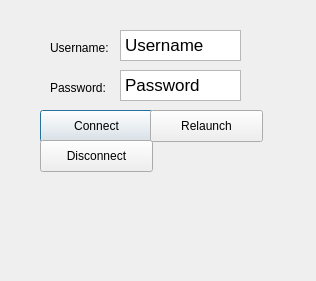
<?xml version="1.0" encoding="UTF-8"?>
<ui version="4.0">
 <class>Dialog</class>
 <widget class="QDialog" name="Dialog">
  <property name="geometry">
   <rect>
    <x>0</x>
    <y>0</y>
    <width>316</width>
    <height>281</height>
   </rect>
  </property>
  <property name="windowTitle">
   <string>Dialog</string>
  </property>
  <widget class="QTextEdit" name="userTextbox">
   <property name="geometry">
    <rect>
     <x>120</x>
     <y>30</y>
     <width>121</width>
     <height>31</height>
    </rect>
   </property>
   <property name="html">
    <string>&lt;!DOCTYPE HTML PUBLIC &quot;-//W3C//DTD HTML 4.0//EN&quot; &quot;http://www.w3.org/TR/REC-html40/strict.dtd&quot;&gt;
&lt;html&gt;&lt;head&gt;&lt;meta name=&quot;qrichtext&quot; content=&quot;1&quot; /&gt;&lt;style type=&quot;text/css&quot;&gt;
p, li { white-space: pre-wrap; }
&lt;/style&gt;&lt;/head&gt;&lt;body style=&quot; font-family:'.SF NS Text'; font-size:13pt; font-weight:400; font-style:normal;&quot;&gt;
&lt;p style=&quot; margin-top:0px; margin-bottom:0px; margin-left:0px; margin-right:0px; -qt-block-indent:0; text-indent:0px;&quot;&gt;Username&lt;/p&gt;&lt;/body&gt;&lt;/html&gt;</string>
   </property>
  </widget>
  <widget class="QTextEdit" name="passwordTextbox">
   <property name="geometry">
    <rect>
     <x>120</x>
     <y>70</y>
     <width>121</width>
     <height>31</height>
    </rect>
   </property>
   <property name="html">
    <string>&lt;!DOCTYPE HTML PUBLIC &quot;-//W3C//DTD HTML 4.0//EN&quot; &quot;http://www.w3.org/TR/REC-html40/strict.dtd&quot;&gt;
&lt;html&gt;&lt;head&gt;&lt;meta name=&quot;qrichtext&quot; content=&quot;1&quot; /&gt;&lt;style type=&quot;text/css&quot;&gt;
p, li { white-space: pre-wrap; }
&lt;/style&gt;&lt;/head&gt;&lt;body style=&quot; font-family:'.SF NS Text'; font-size:13pt; font-weight:400; font-style:normal;&quot;&gt;
&lt;p style=&quot; margin-top:0px; margin-bottom:0px; margin-left:0px; margin-right:0px; -qt-block-indent:0; text-indent:0px;&quot;&gt;Password&lt;/p&gt;&lt;/body&gt;&lt;/html&gt;</string>
   </property>
  </widget>
  <widget class="QPushButton" name="ConnectButton">
   <property name="geometry">
    <rect>
     <x>40</x>
     <y>110</y>
     <width>113</width>
     <height>32</height>
    </rect>
   </property>
   <property name="text">
    <string>Connect</string>
   </property>
  </widget>
  <widget class="QPushButton" name="DisconnectButton">
   <property name="geometry">
    <rect>
     <x>40</x>
     <y>140</y>
     <width>113</width>
     <height>32</height>
    </rect>
   </property>
   <property name="text">
    <string>Disconnect</string>
   </property>
  </widget>
  <widget class="QPushButton" name="RelaunchButton">
   <property name="geometry">
    <rect>
     <x>150</x>
     <y>110</y>
     <width>113</width>
     <height>32</height>
    </rect>
   </property>
   <property name="text">
    <string>Relaunch</string>
   </property>
  </widget>
  <widget class="QLabel" name="UsernameLabel">
   <property name="geometry">
    <rect>
     <x>50</x>
     <y>40</y>
     <width>71</width>
     <height>16</height>
    </rect>
   </property>
   <property name="text">
    <string>Username:</string>
   </property>
  </widget>
  <widget class="QLabel" name="PasswordLabel">
   <property name="geometry">
    <rect>
     <x>50</x>
     <y>80</y>
     <width>71</width>
     <height>16</height>
    </rect>
   </property>
   <property name="text">
    <string>Password:</string>
   </property>
  </widget>
 </widget>
 <resources/>
 <connections/>
</ui>
